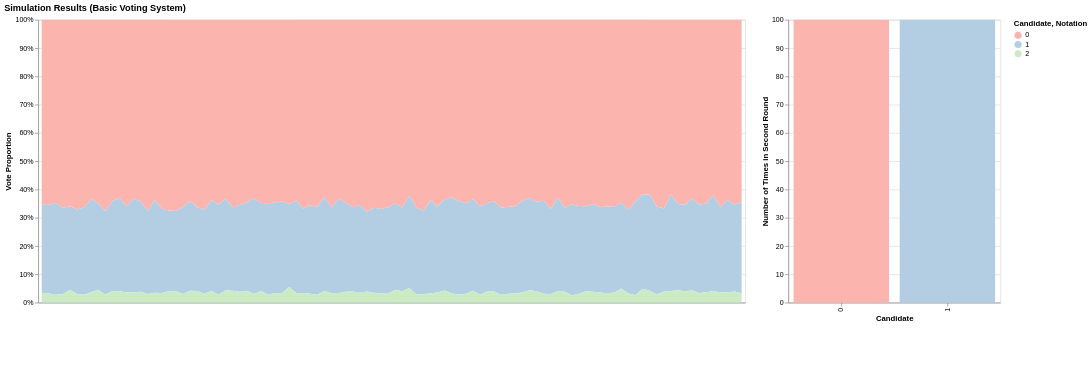

The notebook cell this image was saved under:
### Markdown cell above
- panel B les résultats à deux tours, sans le reste

### Code cell
# define a global color scale for candidates
all_candidates = sorted(df_simulations['candidate_id'].unique())
color_scale = alt.Scale(domain=all_candidates, scheme='pastel1')

# interactive selections
highlight = alt.selection_point(fields=['candidate_id'], on='mouseover', empty='all')
candidate_select = alt.selection_point(fields=['candidate_id'], bind='legend', empty='all')

# create a dummy column for the legend of simulations
df_simulations["unit"] = "— = one simulation"

# identify top 2 (or winners) for each simulation
top2_winners = (
    df_simulations
    .groupby("simulation_number", group_keys=False)
    .apply(lambda x: x.nlargest(2, "proportion"))  # top 2 par simulation
)

# create df_wins before the histogram
df_wins = (
    top2_winners.groupby("candidate_id")
    .agg(
        wins=("candidate_id", "count"),
        mean_dissatisfaction=("mean_dissatisfaction", "mean")
    )
    .reset_index()
)

# chart votes
votes_chart = (
    alt.Chart(df_simulations)
    .mark_area(opacity=0.85)
    .encode(
        x=alt.X('simulation_number:N', axis=alt.Axis(labels=False, ticks=False, title=None)),
        y=alt.Y('proportion:Q', stack='center', title='Vote Proportion', axis=alt.Axis(format='.0%')),
        color=alt.Color('candidate_id:N', scale=color_scale, legend=alt.Legend(title='Candidate')),
        opacity=alt.condition(candidate_select, alt.value(1), alt.value(0.2)),
        detail="unit",
        tooltip=[
            alt.Tooltip('candidate:N', title='Candidate'),
            alt.Tooltip('proportion:Q', title='Proportion', format='.1%'),
            alt.Tooltip('mean_dissatisfaction:Q', title='Mean Dissatisfaction', format='.2f'),
            alt.Tooltip('simulation_number:N', title='Simulation'),
            alt.Tooltip('unit:N', title='Unit')
        ]
    )
    .add_params(highlight, candidate_select)
    .properties(width=1000, height=400)
)

# create a dummy legend for "— = one simulation"
legend_dash = (
    alt.Chart(df_simulations)
    .mark_point(size=100, filled=True)
    .encode(
        color=alt.Color("unit:N", legend=alt.Legend(title="Notation"))
    )
    .properties(width=50, height=50)
)

# histogram of wins
hist = (
    alt.Chart(df_wins)
    .mark_bar()
    .encode(
        x=alt.X("candidate_id:N", title="Candidate", sort="-y"),
        y=alt.Y("wins:Q", title="Number of Times in Second Round"),
        color=alt.Color("candidate_id:N", scale=color_scale, legend=None),
        opacity=alt.condition(candidate_select, alt.value(1), alt.value(0.2)),
        tooltip=[
            alt.Tooltip("candidate_id:N", title="Candidate"),
            alt.Tooltip("wins:Q", title="Number of Times in Second Round"),
            alt.Tooltip("mean_dissatisfaction:Q", title="Mean Dissatisfaction", format=".2f")
        ]
    )
    .add_params(highlight, candidate_select)
    .properties(width=300, height=400)
)

# combine the charts
combined_chart = (
    (votes_chart | hist) & legend_dash
).properties(
    title=f"Simulation Results ({voting_system.capitalize()} Voting System)"
)

combined_chart

### Figure 1 — Vega-Lite specification as saved in the notebook (floating-point values rounded to 4 significant figures; data arrays with more than 128 entries replaced by an {"elided": "..."} marker saying what was removed)
{"config": {"view": {"continuousWidth": 300, "continuousHeight": 300}}, "vconcat": [{"hconcat": [{"data": {"name": "data-ef94c94efc405c682646f107e65c589e"}, "mark": {"type": "area", "opacity": 0.85}, "encoding": {"color": {"field": "candidate_id", "legend": {"title": "Candidate"}, "scale": {"domain": [0.0, 1.0, 2.0], "scheme": "pastel1"}, "type": "nominal"}, "detail": {"field": "unit", "type": "nominal"}, "opacity": {"condition": {"param": "param_2", "value": 1, "empty": true}, "value": 0.2}, "tooltip": [{"field": "candidate", "title": "Candidate", "type": "nominal"}, {"field": "proportion", "format": ".1%", "title": "Proportion", "type": "quantitative"}, {"field": "mean_dissatisfaction", "format": ".2f", "title": "Mean Dissatisfaction", "type": "quantitative"}, {"field": "simulation_number", "title": "Simulation", "type": "nominal"}, {"field": "unit", "title": "Unit", "type": "nominal"}], "x": {"axis": {"labels": false, "ticks": false, "title": null}, "field": "simulation_number", "type": "nominal"}, "y": {"axis": {"format": ".0%"}, "field": "proportion", "stack": "center", "title": "Vote Proportion", "type": "quantitative"}}, "height": 400, "name": "view_1", "width": 1000}, {"data": {"name": "data-cdd4721de1e6dc7cf08835986c78a3fc"}, "mark": {"type": "bar"}, "encoding": {"color": {"field": "candidate_id", "legend": null, "scale": {"domain": [0.0, 1.0, 2.0], "scheme": "pastel1"}, "type": "nominal"}, "opacity": {"condition": {"param": "param_2", "value": 1, "empty": true}, "value": 0.2}, "tooltip": [{"field": "candidate_id", "title": "Candidate", "type": "nominal"}, {"field": "wins", "title": "Number of Times in Second Round", "type": "quantitative"}, {"field": "mean_dissatisfaction", "format": ".2f", "title": "Mean Dissatisfaction", "type": "quantitative"}], "x": {"field": "candidate_id", "sort": "-y", "title": "Candidate", "type": "nominal"}, "y": {"field": "wins", "title": "Number of Times in Second Round", "type": "quantitative"}}, "height": 400, "name": "view_2", "width": 300}]}, {"data": {"name": "data-ef94c94efc405c682646f107e65c589e"}, "mark": {"type": "point", "filled": true, "size": 100}, "encoding": {"color": {"field": "unit", "legend": {"title": "Notation"}, "type": "nominal"}}, "height": 50, "width": 50}], "params": [{"name": "param_1", "select": {"type": "point", "fields": ["candidate_id"], "on": "mouseover"}, "views": ["view_1", "view_2"]}, {"name": "param_2", "select": {"type": "point", "fields": ["candidate_id"]}, "bind": "legend", "views": ["view_1", "view_2"]}], "title": "Simulation Results (Basic Voting System)", "$schema": "https://vega.github.io/schema/vega-lite/v5.20.1.json", "datasets": {"data-ef94c94efc405c682646f107e65c589e": {"elided": "300 records"}, "data-cdd4721de1e6dc7cf08835986c78a3fc": [{"candidate_id": 0, "wins": 100, "mean_dissatisfaction": 18.56}, {"candidate_id": 1, "wins": 100, "mean_dissatisfaction": 11.94}]}}
